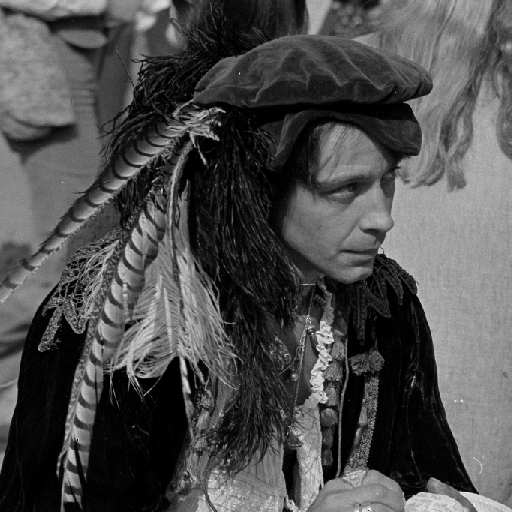
%> input picture images/image.jpg, 512 x 512 px
$ octave nadim.m   (GNU Octave 9; MATLAB toolbox functions it lacks are replaced by stand-ins)
%> lines starting %> are read from the running program, lines starting %| are printed output that depends on the picture
%> further down, img is the input picture: size 512x512 uint8; min 0, max 255, mean 77.8
### butterworth_LF.m
function output_img = butterworth_LF(img, D0, n)
%> called with D0 = 10, n = 4

    [rows columns] = size(img);
%> rows = 512; columns = 512

    % 2d fft then shifting vlaues to middle
    fimg = fftshift(fft2(img));

    % creating 2d meshgrid((u,v) co-ordinate locations) middle point is zero
    % [rows columns] should be even

    [u v] = meshgrid(-(rows/2) : ((rows/2)-1), -(columns/2) : ((columns/2)-1));

    % calculating distence of each locations from co-ordinate zero
    D = sqrt(u.^2 + v.^2);

    % bwlf = butterworth loadpass filter
    % when distance D lower than D0 then preserving the value
    % when distance greater than D0 value started to become near to zero
    bwlf = 1 ./ (1 + ((D ./ D0).^(2*n)));

    % multiplicate the filter with fft image
    foutput_img = fimg .* bwlf;
    tmp_img = ifft2(foutput_img);
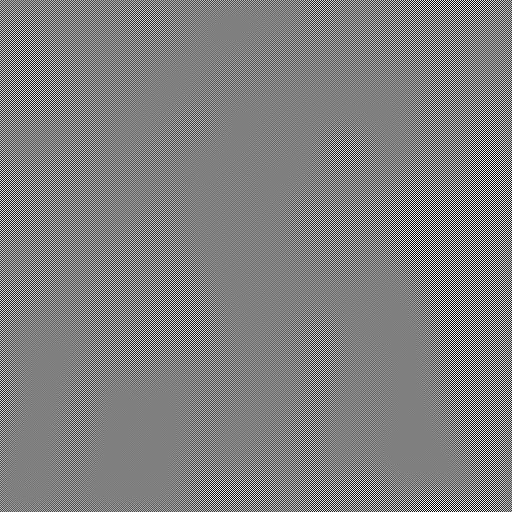
%> tmp_img: size 512x512 double; min -180.9, max 180.8, mean 0; drawn with min black and max white
    output_img = mat2gray(abs(tmp_img));
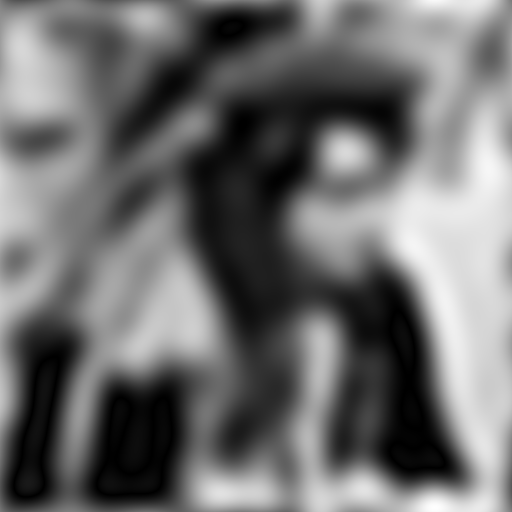
%> output_img: size 512x512 double; min 0, max 1, mean 0.432
end

### gaussian_LF.m
function output_img = gaussian_LF(img, D0)
%> called with D0 = 10

    [rows columns] = size(img);

    % 2d fft then shifting vlaues to middle
    fimg = fftshift(fft2(img));

    % creating 2d meshgrid((u,v) co-ordinate locations) middle point is zero
    % [rows columns] should be even

    [u v] = meshgrid(-(rows/2) : ((rows/2)-1), -(columns/2) : ((columns/2)-1));

    % calculating distence of each locations from co-ordinate zero
    D = sqrt(u.^2 + v.^2);

    % glf = gaussian loadpass filter
    % when distance D lower than D0 then preserving the value
    % when distance greater than D0 value started to become near to zero
    glf = exp(-((D.*D)./(2.*D0.^2)));

    % multiplicate the filter with fft image
    foutput_img = fimg .* glf;
    tmp_img = ifft2(foutput_img);
    output_img = mat2gray(abs(tmp_img));
end

### nadim.m
clc;
close all;
clear all;

img = imread('images/image.jpg');
%img = rgb2gray(img);
%img = rgb2gray(img);
%img = imresize(img, [512 512]);

D0 = 10;
butter_img = butterworth_LF(img, D0, 4);
gaussian_img = gaussian_LF(img, D0);

%disp(strcat('PSNR of butterworth : ', int2str(psnr(img, butter_img))));
%disp(strcat('PSNR of gaussian : ', int2str(psnr(img, gaussian_img))));

subplot(2, 2, 1);
imshow(img);
title('Original Image');

subplot(2, 2, 2);
imshow(butter_img);
title('Butterworth filtered image');

subplot(2, 2, 3)
imshow(gaussian_img);
title('Gaussian filtered image');

subplot(2, 2, 4)
imshow(imabsdiff(gaussian_img, butter_img).*200);
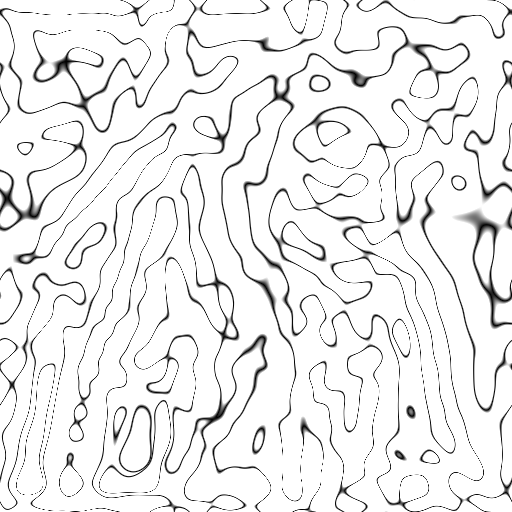
%> displayed picture: size 512x512, on the screen's scale of 0 to 255; min 0, max 255, mean 237.7
title('Difference image');
